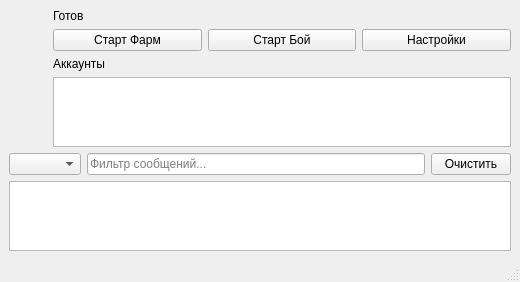
<?xml version="1.0" encoding="UTF-8"?>
<ui version="4.0">
 <class>MainWindow</class>
 <widget class="QMainWindow" name="MainWindow">
  <property name="geometry">
   <rect>
    <x>0</x>
    <y>0</y>
    <width>520</width>
    <height>260</height>
   </rect>
  </property>
  <property name="windowTitle">
   <string>CS2 Helper</string>
  </property>
  <widget class="QWidget" name="centralwidget">
   <layout class="QVBoxLayout" name="rootVertical">
    <item>
     <layout class="QHBoxLayout" name="topArea">
      <item>
       <widget class="QWidget" name="pluginPanel">
        <property name="minimumWidth">
         <number>180</number>
        </property>
        <layout class="QVBoxLayout" name="layoutPlugins">
         <item>
          <spacer name="pluginsSpacer">
           <property name="orientation">
            <enum>Qt::Vertical</enum>
           </property>
           <property name="sizeHint" stdset="0">
            <size>
             <width>20</width>
             <height>40</height>
            </size>
           </property>
          </spacer>
         </item>
        </layout>
       </widget>
      </item>
      <item>
       <layout class="QVBoxLayout" name="rightArea">
        <item>
         <widget class="QLabel" name="lblStatus">
          <property name="text">
           <string>Готов</string>
          </property>
         </widget>
        </item>
        <item>
         <layout class="QHBoxLayout" name="actionsRow">
          <item>
           <widget class="QPushButton" name="btnStartFarm">
            <property name="text">
             <string>Старт Фарм</string>
            </property>
           </widget>
          </item>
          <item>
           <widget class="QPushButton" name="btnStartBattle">
            <property name="text">
             <string>Старт Бой</string>
            </property>
           </widget>
          </item>
          <item>
           <widget class="QPushButton" name="btnSettings">
            <property name="text">
             <string>Настройки</string>
            </property>
           </widget>
          </item>
         </layout>
        </item>
        <item>
         <layout class="QVBoxLayout" name="accountsArea">
          <item>
           <widget class="QLabel" name="lblAccounts">
            <property name="text">
             <string>Аккаунты</string>
            </property>
           </widget>
          </item>
          <item>
           <widget class="QTreeView" name="treeAccounts"/>
          </item>
         </layout>
        </item>
       </layout>
      </item>
     </layout>
    </item>
    <item>
     <layout class="QVBoxLayout" name="logsArea">
      <item>
       <layout class="QHBoxLayout" name="logControls">
        <item>
         <widget class="QComboBox" name="cbLogLevel"/>
        </item>
        <item>
         <widget class="QLineEdit" name="leLogFilter">
          <property name="placeholderText">
           <string>Фильтр сообщений...</string>
          </property>
         </widget>
        </item>
        <item>
         <widget class="QPushButton" name="btnClearLogs">
          <property name="text">
           <string>Очистить</string>
          </property>
         </widget>
        </item>
       </layout>
      </item>
      <item>
       <widget class="QPlainTextEdit" name="txtLogs">
        <property name="readOnly">
         <bool>true</bool>
        </property>
        <property name="minimumHeight">
         <number>120</number>
        </property>
       </widget>
      </item>
     </layout>
    </item>
   </layout>
  </widget>
  <widget class="QMenuBar" name="menubar"/>
  <widget class="QStatusBar" name="statusbar"/>
 </widget>
 <resources/>
 <connections/>
</ui>
